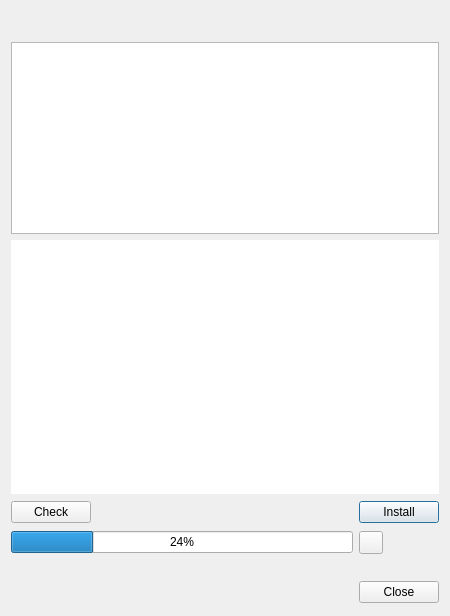
<?xml version="1.0" encoding="UTF-8"?>
<ui version="4.0">
 <class>DialogUpdate</class>
 <widget class="QDialog" name="DialogUpdate">
  <property name="geometry">
   <rect>
    <x>0</x>
    <y>0</y>
    <width>450</width>
    <height>616</height>
   </rect>
  </property>
  <property name="minimumSize">
   <size>
    <width>450</width>
    <height>600</height>
   </size>
  </property>
  <property name="windowTitle">
   <string>Software Update Manager</string>
  </property>
  <layout class="QGridLayout" name="gridLayout_2">
   <item row="2" column="0">
    <widget class="UpdateNode::TextBrowser" name="textBrowser">
     <property name="frameShape">
      <enum>QFrame::NoFrame</enum>
     </property>
     <property name="html">
      <string notr="true">&lt;!DOCTYPE HTML PUBLIC &quot;-//W3C//DTD HTML 4.0//EN&quot; &quot;http://www.w3.org/TR/REC-html40/strict.dtd&quot;&gt;
&lt;html&gt;&lt;head&gt;&lt;meta name=&quot;qrichtext&quot; content=&quot;1&quot; /&gt;&lt;style type=&quot;text/css&quot;&gt;
p, li { white-space: pre-wrap; }
&lt;/style&gt;&lt;/head&gt;&lt;body style=&quot; font-family:'MS Shell Dlg 2'; font-size:8.25pt; font-weight:400; font-style:normal;&quot;&gt;
&lt;p style=&quot;-qt-paragraph-type:empty; margin-top:0px; margin-bottom:0px; margin-left:0px; margin-right:0px; -qt-block-indent:0; text-indent:0px; font-size:8pt;&quot;&gt;&lt;br /&gt;&lt;/p&gt;&lt;/body&gt;&lt;/html&gt;</string>
     </property>
     <property name="openExternalLinks">
      <bool>true</bool>
     </property>
    </widget>
   </item>
   <item row="1" column="0">
    <widget class="QTreeWidget" name="treeUpdate">
     <property name="sizePolicy">
      <sizepolicy hsizetype="Expanding" vsizetype="Preferred">
       <horstretch>0</horstretch>
       <verstretch>0</verstretch>
      </sizepolicy>
     </property>
     <property name="alternatingRowColors">
      <bool>false</bool>
     </property>
     <property name="selectionMode">
      <enum>QAbstractItemView::SingleSelection</enum>
     </property>
     <property name="iconSize">
      <size>
       <width>32</width>
       <height>32</height>
      </size>
     </property>
     <property name="rootIsDecorated">
      <bool>true</bool>
     </property>
     <property name="uniformRowHeights">
      <bool>false</bool>
     </property>
     <property name="allColumnsShowFocus">
      <bool>true</bool>
     </property>
     <property name="wordWrap">
      <bool>true</bool>
     </property>
     <attribute name="headerVisible">
      <bool>false</bool>
     </attribute>
     <column>
      <property name="text">
       <string/>
      </property>
     </column>
    </widget>
   </item>
   <item row="0" column="0">
    <widget class="QLabel" name="labelTitle">
     <property name="sizePolicy">
      <sizepolicy hsizetype="Expanding" vsizetype="Preferred">
       <horstretch>0</horstretch>
       <verstretch>0</verstretch>
      </sizepolicy>
     </property>
     <property name="minimumSize">
      <size>
       <width>0</width>
       <height>25</height>
      </size>
     </property>
    </widget>
   </item>
   <item row="3" column="0">
    <layout class="QGridLayout" name="gridLayout">
     <item row="1" column="3">
      <widget class="QToolButton" name="toolCancel">
       <property name="text">
        <string notr="true"/>
       </property>
       <property name="icon">
        <iconset resource="../res.qrc">
         <normaloff>:/images/cancel.png</normaloff>:/images/cancel.png</iconset>
       </property>
      </widget>
     </item>
     <item row="0" column="3">
      <widget class="QPushButton" name="pshUpdate">
       <property name="text">
        <string>Install</string>
       </property>
       <property name="autoDefault">
        <bool>true</bool>
       </property>
       <property name="default">
        <bool>true</bool>
       </property>
      </widget>
     </item>
     <item row="0" column="0">
      <widget class="QPushButton" name="pshCheck">
       <property name="sizePolicy">
        <sizepolicy hsizetype="Fixed" vsizetype="Fixed">
         <horstretch>0</horstretch>
         <verstretch>0</verstretch>
        </sizepolicy>
       </property>
       <property name="text">
        <string>Check</string>
       </property>
       <property name="autoDefault">
        <bool>false</bool>
       </property>
      </widget>
     </item>
     <item row="0" column="1" colspan="2">
      <spacer name="horizontalSpacer_2">
       <property name="orientation">
        <enum>Qt::Horizontal</enum>
       </property>
       <property name="sizeType">
        <enum>QSizePolicy::MinimumExpanding</enum>
       </property>
       <property name="sizeHint" stdset="0">
        <size>
         <width>200</width>
         <height>25</height>
        </size>
       </property>
      </spacer>
     </item>
     <item row="1" column="0" colspan="3">
      <widget class="QProgressBar" name="progressBar">
       <property name="value">
        <number>24</number>
       </property>
      </widget>
     </item>
     <item row="3" column="0" colspan="3">
      <spacer name="horizontalSpacer">
       <property name="orientation">
        <enum>Qt::Horizontal</enum>
       </property>
       <property name="sizeType">
        <enum>QSizePolicy::MinimumExpanding</enum>
       </property>
       <property name="sizeHint" stdset="0">
        <size>
         <width>100</width>
         <height>25</height>
        </size>
       </property>
      </spacer>
     </item>
     <item row="3" column="3">
      <widget class="QPushButton" name="pshClose">
       <property name="text">
        <string>Close</string>
       </property>
       <property name="autoDefault">
        <bool>false</bool>
       </property>
      </widget>
     </item>
     <item row="2" column="0" colspan="4">
      <widget class="QLabel" name="labelProgress">
       <property name="text">
        <string/>
       </property>
      </widget>
     </item>
    </layout>
   </item>
  </layout>
 </widget>
 <layoutdefault spacing="6" margin="11"/>
 <customwidgets>
  <customwidget>
   <class>UpdateNode::TextBrowser</class>
   <extends>QTextBrowser</extends>
   <header>textbrowser.h</header>
  </customwidget>
 </customwidgets>
 <tabstops>
  <tabstop>treeUpdate</tabstop>
  <tabstop>textBrowser</tabstop>
  <tabstop>pshCheck</tabstop>
  <tabstop>pshUpdate</tabstop>
  <tabstop>toolCancel</tabstop>
  <tabstop>pshClose</tabstop>
 </tabstops>
 <resources>
  <include location="../res.qrc"/>
 </resources>
 <connections/>
</ui>
